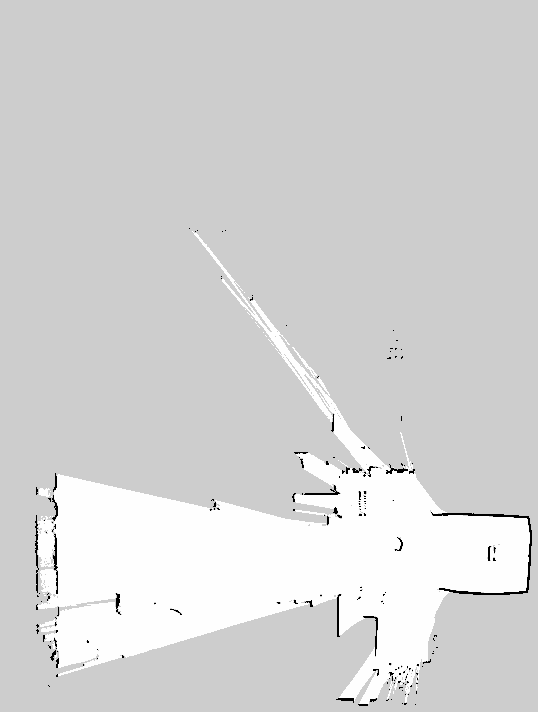
#> input picture my_map.pgm, 538 x 712 px, found by its file name
$ python 'import cv2.py'
#> lines starting #> are read from the running program, lines starting #| are printed output that depends on the picture; after the words box and inside, x2 and y2 are one past the last pixel; in counts of white or black regions, pixels touching at a corner belong together
import cv2
import numpy as np
import yaml
import matplotlib.pyplot as plt
from matplotlib.widgets import Slider, TextBox, Button
import matplotlib.patches as patches

# 设置中文字体
plt.rcParams['font.sans-serif'] = ['SimHei', 'WenQuanYi Micro Hei', 'Noto Sans CJK JP', 'Droid Sans Fallback']
plt.rcParams['axes.unicode_minus'] = False

def load_map():
    yaml_path = '/home/ycy/YCY/my_map.yaml'
    pgm_path = '/home/ycy/YCY/my_map.pgm'
    try:
        with open(yaml_path, 'r') as f:
            meta = yaml.safe_load(f)
            res = meta['resolution']
        img = cv2.imread(pgm_path, cv2.IMREAD_GRAYSCALE)
#> img is the input picture: shape (712, 538); min 0, max 254, mean 212.5
        if img is None: raise FileNotFoundError
        _, mask = cv2.threshold(img, 205, 255, cv2.THRESH_BINARY_INV)
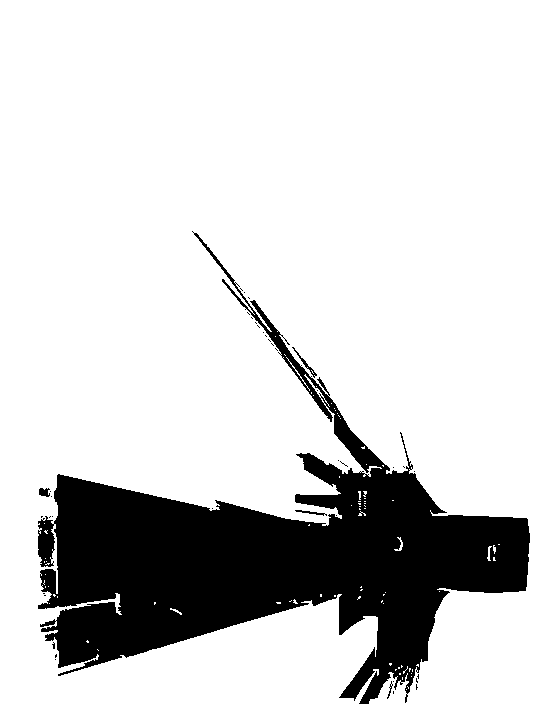
#> mask: shape (712, 538); 82.3% white; 40 black regions (35 under 20 px), largest, box (x1, y1, x2, y2) and area: (38, 231, 530, 704) 67582, (292, 347, 317, 378) 90, (39, 488, 50, 497) 74, (295, 510, 327, 516) 64, (387, 681, 393, 699) 28
        coords = cv2.findNonZero(mask)
#> coords = contour of 315119 points, box (x1, y1, x2, y2) (0, 0, 538, 712), area 0
        if coords is not None:
            x, y, w, h = cv2.boundingRect(coords)
#> x = 0; y = 0; w = 538; h = 712
            img = img[y:y+h, x:x+w]
        return img, res
    except:
        print("错误：无法加载地图文件，请检查路径。")
        return None, None

class AdvancedMapTool:
    def __init__(self, img, res):
        if img is None: return
        self.base_img, self.res = img, res
        self.current_img = self.base_img.copy()

        # 物理参数
        self.placing_mode = None
        self.measure_active = False # 测距开关
        self.snap_threshold_m = 0.5

        # 线宽换算
        self.outer_lw_m = 0.60
        self.inner_lw_m = 0.15
        self.outer_lw_px = max(1, int(self.outer_lw_m / self.res))
        self.inner_lw_px = max(1, int(self.inner_lw_m / self.res))

        # 存储对象
        self.placed_shapes = [] # 存储 (outer_patch, inner_patch) 元组
        self.measure_points = []
        self.temp_plots = []

        # 界面布局
        self.fig = plt.figure(num='地图高级规划工具', figsize=(15, 9))
        self.ax_panel = self.fig.add_axes([0.02, 0.05, 0.15, 0.9])
        self.ax_panel.axis('off')

        self.ax = self.fig.add_axes([0.2, 0.12, 0.75, 0.85])
        self.ax.set_axis_off()
        self.im_display = self.ax.imshow(self.current_img, cmap='gray', interpolation='nearest')

        self.ax_slider = self.fig.add_axes([0.2, 0.04, 0.75, 0.03])
        self.slider = Slider(self.ax_slider, '地图旋转 ', 0, 360, valinit=0)
        self.slider.on_changed(self.update_transform)

        # --- UI 控件 ---
        # 矩形
        self.ax_box_w = self.fig.add_axes([0.08, 0.88, 0.08, 0.03])
        self.box_w = TextBox(self.ax_box_w, '宽(m): ', initial='2.0')
        self.ax_box_h = self.fig.add_axes([0.08, 0.84, 0.08, 0.03])
        self.box_h = TextBox(self.ax_box_h, '高(m): ', initial='1.5')
        self.ax_btn_rect = self.fig.add_axes([0.03, 0.79, 0.13, 0.04])
        self.btn_rect = Button(self.ax_btn_rect, '放置双层矩形')
        self.btn_rect.on_clicked(lambda e: self.set_mode('rect'))

        # 圆形
        self.ax_box_r = self.fig.add_axes([0.08, 0.72, 0.08, 0.03])
        self.box_r = TextBox(self.ax_box_r, '半径(m): ', initial='1.0')
        self.ax_btn_circ = self.fig.add_axes([0.03, 0.67, 0.13, 0.04])
        self.btn_circ = Button(self.ax_btn_circ, '放置双层圆形')
        self.btn_circ.on_clicked(lambda e: self.set_mode('circle'))

        # 测距模块
        self.ax_btn_measure = self.fig.add_axes([0.03, 0.58, 0.13, 0.05])
        self.btn_measure = Button(self.ax_btn_measure, '开启测距', color='#ffcc00')
        self.btn_measure.on_clicked(self.toggle_measure)

        self.dynamic_outer = None
        self.dynamic_inner = None
        self.snap_lines = []
        self.update_physics_data()

        self.fig.canvas.mpl_connect('motion_notify_event', self.on_hover)
        self.fig.canvas.mpl_connect('button_press_event', self.on_click)
        self.fig.canvas.mpl_connect('scroll_event', self.on_scroll)

        print(f"\n配置成功：外宽 {self.outer_lw_m}m, 内宽 {self.inner_lw_m}m")

    # [116 lines left out: functions toggle_measure, set_mode, on_hover, on_click, update_transform, not called in this run]

    def update_physics_data(self):
        _, self.wall_mask = cv2.threshold(self.current_img, 50, 255, cv2.THRESH_BINARY_INV)
        coords = np.column_stack(np.where(self.wall_mask > 0))
        self.wall_y, self.wall_x = (np.unique(coords[:,0]), np.unique(coords[:,1])) if len(coords)>0 else ([], [])

    # [8 lines left out: function on_scroll, not called in this run]

if __name__ == "__main__":
    img, res = load_map()
#> res = 0.03
    if img is not None:
        tool = AdvancedMapTool(img, res)
#> in __init__, `self.outer_lw_px = max(1, int(self.outer_lw_m / self.res))`: self.outer_lw_px = 20
#> in __init__, `self.inner_lw_px = max(1, int(self.inner_lw_m / self.res))`: self.inner_lw_px = 5
#> in update_physics_data, `_, self.wall_mask = cv2.threshold(self.current_img, 50, 255, cv2.THRES..`:
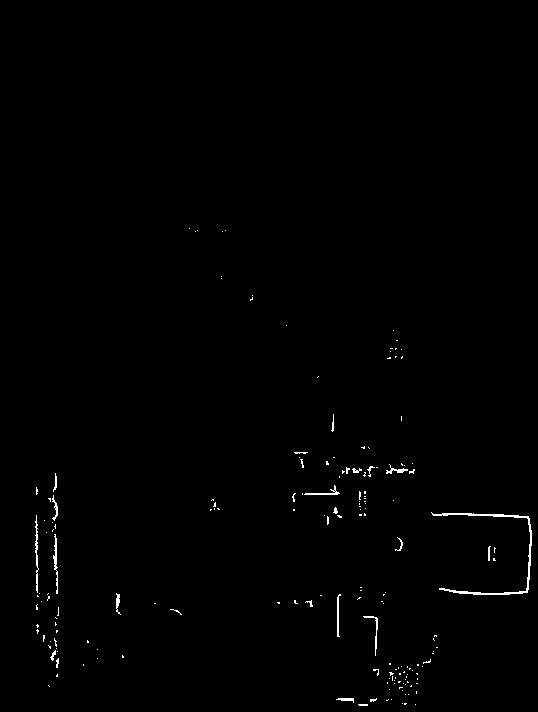
#> self.wall_mask: shape (712, 538); 0.6% white in thin lines or dots, all inside (x1, y1, x2, y2) = (35, 228, 532, 706)
#> in update_physics_data, `coords = np.column_stack(np.where(self.wall_mask > 0))`: coords = 2304 pairs, first value 228 to 705, second value 35 to 531
#> in update_physics_data, `self.wall_y, self.wall_x = (np.unique(coords[:,0]), np.unique(coords[:..`: self.wall_y = 289 values from 228 to 705; self.wall_x = 303 values from 35 to 531
        plt.show()
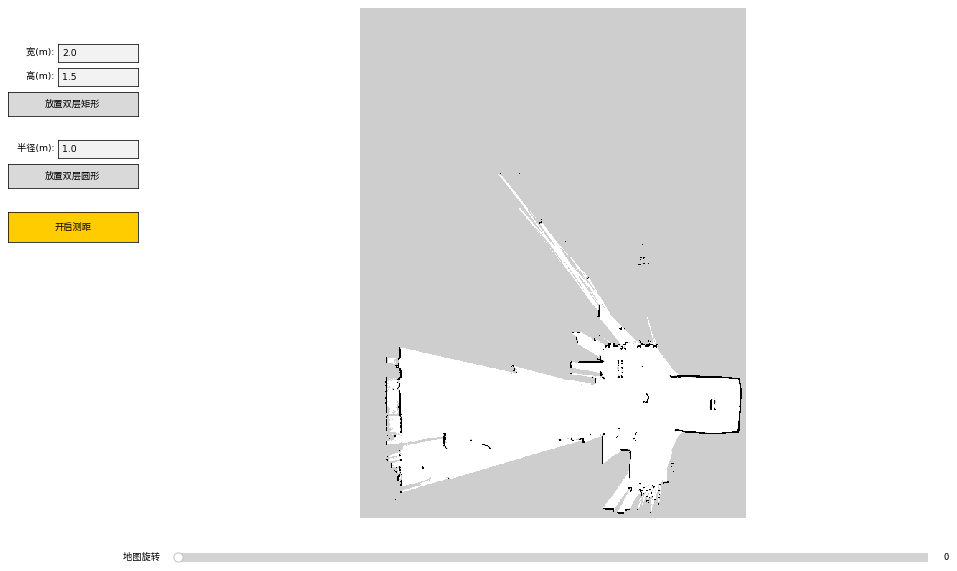
#> figure drawn by matplotlib, 5 panels
